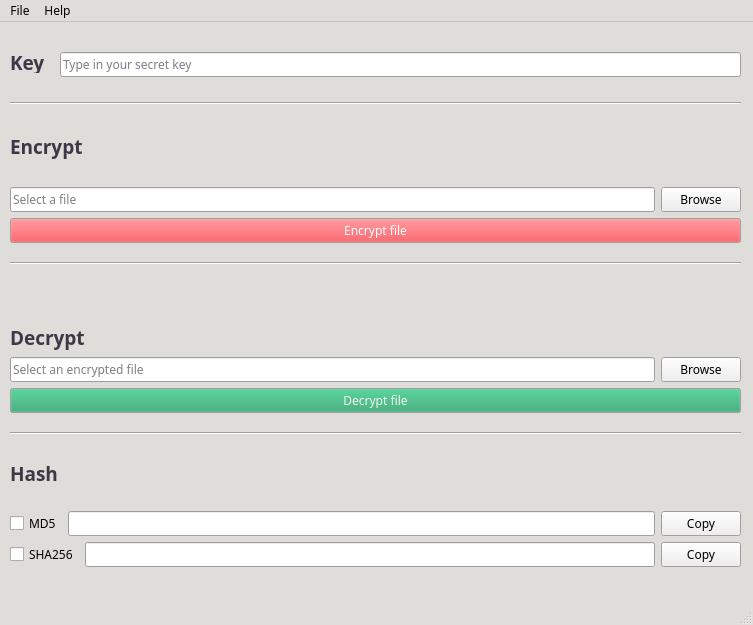
<?xml version="1.0" encoding="UTF-8"?>
<ui version="4.0">
 <class>deCrypt</class>
 <widget class="QMainWindow" name="deCrypt">
  <property name="geometry">
   <rect>
    <x>0</x>
    <y>0</y>
    <width>753</width>
    <height>625</height>
   </rect>
  </property>
  <property name="minimumSize">
   <size>
    <width>753</width>
    <height>468</height>
   </size>
  </property>
  <property name="palette">
   <palette>
    <active>
     <colorrole role="Base">
      <brush brushstyle="SolidPattern">
       <color alpha="255">
        <red>255</red>
        <green>255</green>
        <blue>255</blue>
       </color>
      </brush>
     </colorrole>
     <colorrole role="Window">
      <brush brushstyle="SolidPattern">
       <color alpha="255">
        <red>222</red>
        <green>221</green>
        <blue>218</blue>
       </color>
      </brush>
     </colorrole>
    </active>
    <inactive>
     <colorrole role="Base">
      <brush brushstyle="SolidPattern">
       <color alpha="255">
        <red>255</red>
        <green>255</green>
        <blue>255</blue>
       </color>
      </brush>
     </colorrole>
     <colorrole role="Window">
      <brush brushstyle="SolidPattern">
       <color alpha="255">
        <red>222</red>
        <green>221</green>
        <blue>218</blue>
       </color>
      </brush>
     </colorrole>
    </inactive>
    <disabled>
     <colorrole role="Base">
      <brush brushstyle="SolidPattern">
       <color alpha="255">
        <red>222</red>
        <green>221</green>
        <blue>218</blue>
       </color>
      </brush>
     </colorrole>
     <colorrole role="Window">
      <brush brushstyle="SolidPattern">
       <color alpha="255">
        <red>222</red>
        <green>221</green>
        <blue>218</blue>
       </color>
      </brush>
     </colorrole>
    </disabled>
   </palette>
  </property>
  <property name="font">
   <font>
    <family>Tlwg Typo</family>
   </font>
  </property>
  <property name="cursor">
   <cursorShape>PointingHandCursor</cursorShape>
  </property>
  <property name="windowTitle">
   <string>deCrypt</string>
  </property>
  <widget class="QWidget" name="centralwidget">
   <widget class="QLabel" name="key_label">
    <property name="geometry">
     <rect>
      <x>10</x>
      <y>30</y>
      <width>41</width>
      <height>21</height>
     </rect>
    </property>
    <property name="palette">
     <palette>
      <active>
       <colorrole role="WindowText">
        <brush brushstyle="SolidPattern">
         <color alpha="255">
          <red>61</red>
          <green>56</green>
          <blue>70</blue>
         </color>
        </brush>
       </colorrole>
      </active>
      <inactive>
       <colorrole role="WindowText">
        <brush brushstyle="SolidPattern">
         <color alpha="255">
          <red>61</red>
          <green>56</green>
          <blue>70</blue>
         </color>
        </brush>
       </colorrole>
      </inactive>
      <disabled>
       <colorrole role="WindowText">
        <brush brushstyle="SolidPattern">
         <color alpha="255">
          <red>190</red>
          <green>190</green>
          <blue>190</blue>
         </color>
        </brush>
       </colorrole>
      </disabled>
     </palette>
    </property>
    <property name="font">
     <font>
      <family>Tlwg Typo</family>
      <pointsize>14</pointsize>
      <weight>75</weight>
      <bold>true</bold>
     </font>
    </property>
    <property name="text">
     <string>Key</string>
    </property>
   </widget>
   <widget class="QLineEdit" name="key_entry">
    <property name="geometry">
     <rect>
      <x>60</x>
      <y>30</y>
      <width>681</width>
      <height>25</height>
     </rect>
    </property>
    <property name="placeholderText">
     <string>Type in your secret key</string>
    </property>
   </widget>
   <widget class="QLabel" name="result_label">
    <property name="geometry">
     <rect>
      <x>260</x>
      <y>0</y>
      <width>481</width>
      <height>17</height>
     </rect>
    </property>
    <property name="text">
     <string/>
    </property>
    <property name="alignment">
     <set>Qt::AlignRight|Qt::AlignTrailing|Qt::AlignVCenter</set>
    </property>
    <property name="wordWrap">
     <bool>true</bool>
    </property>
   </widget>
   <widget class="QWidget" name="verticalLayoutWidget">
    <property name="geometry">
     <rect>
      <x>10</x>
      <y>80</y>
      <width>731</width>
      <height>141</height>
     </rect>
    </property>
    <layout class="QVBoxLayout" name="verticalLayout_2">
     <item>
      <widget class="Line" name="line_3">
       <property name="orientation">
        <enum>Qt::Horizontal</enum>
       </property>
      </widget>
     </item>
     <item>
      <widget class="QLabel" name="label">
       <property name="palette">
        <palette>
         <active>
          <colorrole role="WindowText">
           <brush brushstyle="SolidPattern">
            <color alpha="255">
             <red>61</red>
             <green>56</green>
             <blue>70</blue>
            </color>
           </brush>
          </colorrole>
         </active>
         <inactive>
          <colorrole role="WindowText">
           <brush brushstyle="SolidPattern">
            <color alpha="255">
             <red>61</red>
             <green>56</green>
             <blue>70</blue>
            </color>
           </brush>
          </colorrole>
         </inactive>
         <disabled>
          <colorrole role="WindowText">
           <brush brushstyle="SolidPattern">
            <color alpha="255">
             <red>190</red>
             <green>190</green>
             <blue>190</blue>
            </color>
           </brush>
          </colorrole>
         </disabled>
        </palette>
       </property>
       <property name="font">
        <font>
         <family>Tlwg Typo</family>
         <pointsize>14</pointsize>
         <weight>75</weight>
         <bold>true</bold>
        </font>
       </property>
       <property name="text">
        <string>Encrypt</string>
       </property>
      </widget>
     </item>
     <item>
      <layout class="QHBoxLayout" name="horizontalLayout">
       <item>
        <widget class="QLineEdit" name="file_entry">
         <property name="inputMask">
          <string/>
         </property>
         <property name="text">
          <string/>
         </property>
         <property name="placeholderText">
          <string>Select a file</string>
         </property>
        </widget>
       </item>
       <item>
        <widget class="QPushButton" name="file_button">
         <property name="text">
          <string>Browse</string>
         </property>
        </widget>
       </item>
      </layout>
     </item>
     <item>
      <widget class="QPushButton" name="encrypt_button">
       <property name="palette">
        <palette>
         <active>
          <colorrole role="Button">
           <brush brushstyle="SolidPattern">
            <color alpha="255">
             <red>237</red>
             <green>51</green>
             <blue>59</blue>
            </color>
           </brush>
          </colorrole>
          <colorrole role="ButtonText">
           <brush brushstyle="SolidPattern">
            <color alpha="255">
             <red>255</red>
             <green>255</green>
             <blue>255</blue>
            </color>
           </brush>
          </colorrole>
         </active>
         <inactive>
          <colorrole role="Button">
           <brush brushstyle="SolidPattern">
            <color alpha="255">
             <red>237</red>
             <green>51</green>
             <blue>59</blue>
            </color>
           </brush>
          </colorrole>
          <colorrole role="ButtonText">
           <brush brushstyle="SolidPattern">
            <color alpha="255">
             <red>255</red>
             <green>255</green>
             <blue>255</blue>
            </color>
           </brush>
          </colorrole>
         </inactive>
         <disabled>
          <colorrole role="Button">
           <brush brushstyle="SolidPattern">
            <color alpha="255">
             <red>237</red>
             <green>51</green>
             <blue>59</blue>
            </color>
           </brush>
          </colorrole>
          <colorrole role="ButtonText">
           <brush brushstyle="SolidPattern">
            <color alpha="255">
             <red>190</red>
             <green>190</green>
             <blue>190</blue>
            </color>
           </brush>
          </colorrole>
         </disabled>
        </palette>
       </property>
       <property name="text">
        <string>Encrypt file</string>
       </property>
      </widget>
     </item>
    </layout>
   </widget>
   <widget class="QWidget" name="verticalLayoutWidget_2">
    <property name="geometry">
     <rect>
      <x>10</x>
      <y>240</y>
      <width>731</width>
      <height>151</height>
     </rect>
    </property>
    <layout class="QVBoxLayout" name="verticalLayout_3">
     <item>
      <widget class="Line" name="line">
       <property name="orientation">
        <enum>Qt::Horizontal</enum>
       </property>
      </widget>
     </item>
     <item>
      <widget class="QStackedWidget" name="stackedWidget">
       <property name="currentIndex">
        <number>0</number>
       </property>
       <widget class="QWidget" name="page"/>
       <widget class="QWidget" name="page_2"/>
      </widget>
     </item>
     <item>
      <widget class="QLabel" name="label_2">
       <property name="palette">
        <palette>
         <active>
          <colorrole role="WindowText">
           <brush brushstyle="SolidPattern">
            <color alpha="255">
             <red>61</red>
             <green>56</green>
             <blue>70</blue>
            </color>
           </brush>
          </colorrole>
         </active>
         <inactive>
          <colorrole role="WindowText">
           <brush brushstyle="SolidPattern">
            <color alpha="255">
             <red>61</red>
             <green>56</green>
             <blue>70</blue>
            </color>
           </brush>
          </colorrole>
         </inactive>
         <disabled>
          <colorrole role="WindowText">
           <brush brushstyle="SolidPattern">
            <color alpha="255">
             <red>190</red>
             <green>190</green>
             <blue>190</blue>
            </color>
           </brush>
          </colorrole>
         </disabled>
        </palette>
       </property>
       <property name="font">
        <font>
         <family>Tlwg Typo</family>
         <pointsize>14</pointsize>
         <weight>75</weight>
         <bold>true</bold>
        </font>
       </property>
       <property name="text">
        <string>Decrypt</string>
       </property>
      </widget>
     </item>
     <item>
      <layout class="QHBoxLayout" name="horizontalLayout_2">
       <item>
        <widget class="QLineEdit" name="encrypted_file_entry">
         <property name="inputMask">
          <string/>
         </property>
         <property name="text">
          <string/>
         </property>
         <property name="placeholderText">
          <string>Select an encrypted file</string>
         </property>
        </widget>
       </item>
       <item>
        <widget class="QPushButton" name="encrypted_file_button">
         <property name="text">
          <string>Browse</string>
         </property>
        </widget>
       </item>
      </layout>
     </item>
     <item>
      <widget class="QPushButton" name="decrypt_button">
       <property name="palette">
        <palette>
         <active>
          <colorrole role="Button">
           <brush brushstyle="SolidPattern">
            <color alpha="255">
             <red>38</red>
             <green>162</green>
             <blue>105</blue>
            </color>
           </brush>
          </colorrole>
          <colorrole role="Text">
           <brush brushstyle="SolidPattern">
            <color alpha="255">
             <red>246</red>
             <green>245</green>
             <blue>244</blue>
            </color>
           </brush>
          </colorrole>
          <colorrole role="ButtonText">
           <brush brushstyle="SolidPattern">
            <color alpha="255">
             <red>246</red>
             <green>245</green>
             <blue>244</blue>
            </color>
           </brush>
          </colorrole>
          <colorrole role="PlaceholderText">
           <brush brushstyle="SolidPattern">
            <color alpha="128">
             <red>246</red>
             <green>245</green>
             <blue>244</blue>
            </color>
           </brush>
          </colorrole>
         </active>
         <inactive>
          <colorrole role="Button">
           <brush brushstyle="SolidPattern">
            <color alpha="255">
             <red>38</red>
             <green>162</green>
             <blue>105</blue>
            </color>
           </brush>
          </colorrole>
          <colorrole role="Text">
           <brush brushstyle="SolidPattern">
            <color alpha="255">
             <red>246</red>
             <green>245</green>
             <blue>244</blue>
            </color>
           </brush>
          </colorrole>
          <colorrole role="ButtonText">
           <brush brushstyle="SolidPattern">
            <color alpha="255">
             <red>246</red>
             <green>245</green>
             <blue>244</blue>
            </color>
           </brush>
          </colorrole>
          <colorrole role="PlaceholderText">
           <brush brushstyle="SolidPattern">
            <color alpha="128">
             <red>246</red>
             <green>245</green>
             <blue>244</blue>
            </color>
           </brush>
          </colorrole>
         </inactive>
         <disabled>
          <colorrole role="Button">
           <brush brushstyle="SolidPattern">
            <color alpha="255">
             <red>38</red>
             <green>162</green>
             <blue>105</blue>
            </color>
           </brush>
          </colorrole>
          <colorrole role="Text">
           <brush brushstyle="SolidPattern">
            <color alpha="255">
             <red>190</red>
             <green>190</green>
             <blue>190</blue>
            </color>
           </brush>
          </colorrole>
          <colorrole role="ButtonText">
           <brush brushstyle="SolidPattern">
            <color alpha="255">
             <red>190</red>
             <green>190</green>
             <blue>190</blue>
            </color>
           </brush>
          </colorrole>
          <colorrole role="PlaceholderText">
           <brush brushstyle="SolidPattern">
            <color alpha="128">
             <red>0</red>
             <green>0</green>
             <blue>0</blue>
            </color>
           </brush>
          </colorrole>
         </disabled>
        </palette>
       </property>
       <property name="text">
        <string>Decrypt file</string>
       </property>
      </widget>
     </item>
    </layout>
   </widget>
   <widget class="QWidget" name="verticalLayoutWidget_3">
    <property name="geometry">
     <rect>
      <x>10</x>
      <y>410</y>
      <width>731</width>
      <height>135</height>
     </rect>
    </property>
    <layout class="QVBoxLayout" name="verticalLayout_4">
     <item>
      <widget class="Line" name="line_2">
       <property name="orientation">
        <enum>Qt::Horizontal</enum>
       </property>
      </widget>
     </item>
     <item>
      <widget class="QLabel" name="label_3">
       <property name="palette">
        <palette>
         <active>
          <colorrole role="WindowText">
           <brush brushstyle="SolidPattern">
            <color alpha="255">
             <red>61</red>
             <green>56</green>
             <blue>70</blue>
            </color>
           </brush>
          </colorrole>
         </active>
         <inactive>
          <colorrole role="WindowText">
           <brush brushstyle="SolidPattern">
            <color alpha="255">
             <red>61</red>
             <green>56</green>
             <blue>70</blue>
            </color>
           </brush>
          </colorrole>
         </inactive>
         <disabled>
          <colorrole role="WindowText">
           <brush brushstyle="SolidPattern">
            <color alpha="255">
             <red>190</red>
             <green>190</green>
             <blue>190</blue>
            </color>
           </brush>
          </colorrole>
         </disabled>
        </palette>
       </property>
       <property name="font">
        <font>
         <family>Tlwg Typo</family>
         <pointsize>14</pointsize>
         <weight>75</weight>
         <bold>true</bold>
        </font>
       </property>
       <property name="text">
        <string>Hash</string>
       </property>
      </widget>
     </item>
     <item>
      <layout class="QHBoxLayout" name="horizontalLayout_8">
       <item>
        <widget class="QCheckBox" name="checkBox_6">
         <property name="text">
          <string>MD5</string>
         </property>
        </widget>
       </item>
       <item>
        <widget class="QLineEdit" name="md5">
         <property name="enabled">
          <bool>true</bool>
         </property>
         <property name="readOnly">
          <bool>true</bool>
         </property>
        </widget>
       </item>
       <item>
        <widget class="QPushButton" name="copy_md5_button">
         <property name="text">
          <string>Copy</string>
         </property>
        </widget>
       </item>
      </layout>
     </item>
     <item>
      <layout class="QHBoxLayout" name="horizontalLayout_7">
       <item>
        <widget class="QCheckBox" name="checkBox_5">
         <property name="text">
          <string>SHA256</string>
         </property>
        </widget>
       </item>
       <item>
        <widget class="QLineEdit" name="sha256">
         <property name="enabled">
          <bool>true</bool>
         </property>
         <property name="readOnly">
          <bool>true</bool>
         </property>
        </widget>
       </item>
       <item>
        <widget class="QPushButton" name="copy_sha_button">
         <property name="text">
          <string>Copy</string>
         </property>
        </widget>
       </item>
      </layout>
     </item>
    </layout>
   </widget>
  </widget>
  <widget class="QMenuBar" name="menubar">
   <property name="geometry">
    <rect>
     <x>0</x>
     <y>0</y>
     <width>753</width>
     <height>25</height>
    </rect>
   </property>
   <widget class="QMenu" name="menuFile">
    <property name="title">
     <string>File</string>
    </property>
    <addaction name="actionAbout"/>
    <addaction name="close_button"/>
   </widget>
   <widget class="QMenu" name="menuHELP">
    <property name="tearOffEnabled">
     <bool>true</bool>
    </property>
    <property name="title">
     <string>Help</string>
    </property>
   </widget>
   <addaction name="menuFile"/>
   <addaction name="menuHELP"/>
  </widget>
  <widget class="QStatusBar" name="statusbar"/>
  <action name="close_button">
   <property name="checkable">
    <bool>false</bool>
   </property>
   <property name="text">
    <string>Close</string>
   </property>
   <property name="shortcut">
    <string>Ctrl+Q</string>
   </property>
  </action>
  <action name="actionAbout">
   <property name="text">
    <string>About</string>
   </property>
  </action>
 </widget>
 <resources/>
 <connections/>
</ui>
